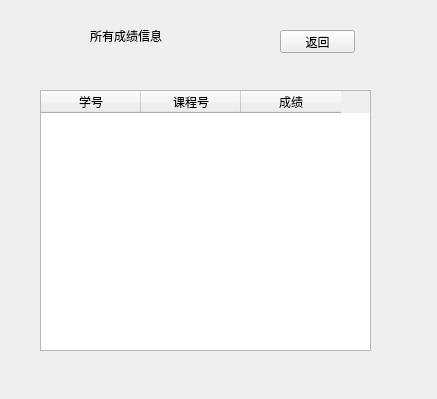
<?xml version="1.0" encoding="UTF-8"?>
<ui version="4.0">
 <class>allsc</class>
 <widget class="QWidget" name="allsc">
  <property name="geometry">
   <rect>
    <x>0</x>
    <y>0</y>
    <width>437</width>
    <height>399</height>
   </rect>
  </property>
  <property name="windowTitle">
   <string>Form</string>
  </property>
  <widget class="QPushButton" name="backButton">
   <property name="geometry">
    <rect>
     <x>280</x>
     <y>30</y>
     <width>75</width>
     <height>23</height>
    </rect>
   </property>
   <property name="text">
    <string>返回</string>
   </property>
  </widget>
  <widget class="QLabel" name="label">
   <property name="geometry">
    <rect>
     <x>90</x>
     <y>20</y>
     <width>181</width>
     <height>31</height>
    </rect>
   </property>
   <property name="styleSheet">
    <string notr="true">font: 20pt &quot;Arial&quot;;</string>
   </property>
   <property name="text">
    <string>所有成绩信息</string>
   </property>
  </widget>
  <widget class="QTableWidget" name="tableWidget">
   <property name="geometry">
    <rect>
     <x>40</x>
     <y>90</y>
     <width>331</width>
     <height>261</height>
    </rect>
   </property>
   <column>
    <property name="text">
     <string>学号</string>
    </property>
   </column>
   <column>
    <property name="text">
     <string>课程号</string>
    </property>
   </column>
   <column>
    <property name="text">
     <string>成绩</string>
    </property>
   </column>
  </widget>
 </widget>
 <resources/>
 <connections/>
</ui>
